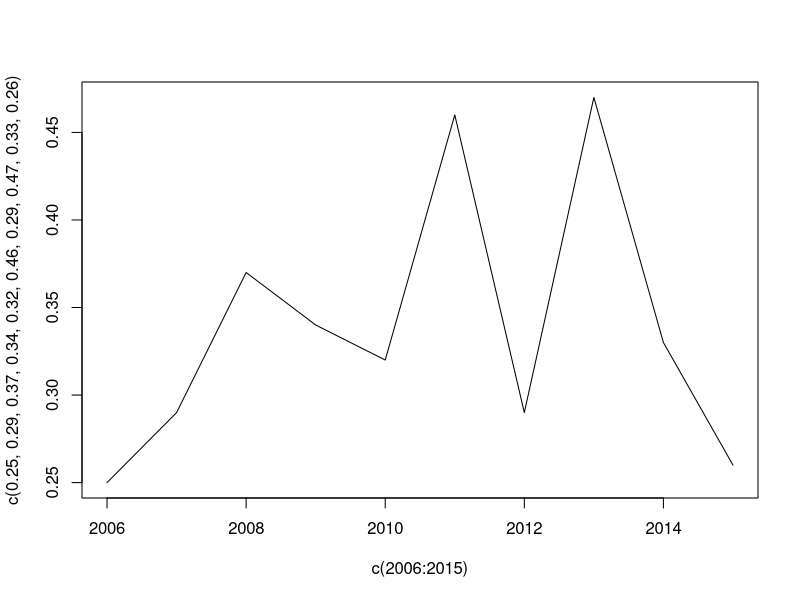

This figure's R source:
init_growth<-function(dl = 1, n_ages = 10, first3ages = 1:3, first3lengths = c(15, 25, 32), Linf_est = 70, ageclassesvisible = TRUE){
    
      recl_firstguess <-
      recl_bounds <-
      recl_sd_firstguess <-
      recl_sd_bounds <-
      Linf_firstguess <-
      Linf_bounds <-
      k_firstguess <-
      k_bounds <-
      bbin_firstguess <-
      bbin_bounds <-
      mat_l50_firstguess<-
      mat_l50_bounds<-
        #make sure these do not return Inf
        #maturity
        1/(1+exp(-0.001*10000*(c(1, 1.5, 1.7, 1.9, 2, 2.3)-1.8)))
      #suitability
      1/(1+exp(-0.1*(seq(1.3,1.55,0.05)-1.4)))
      #vb growth
      (3.2 - 2.5)*(1-exp(-0.001*266*1))
        
    suggestions<-list(rec_length = (first3lengths[1]),
                      rec_age = first3ages[1],
                      Linf
                      )
    
    
    print("Suggested starting values:")
    print(suggestions)
    print("Also remember to set the recruitment step for 1 less than the appearance of recruitment in length distributions.")
    return(suggestions)
}

plot(c(0.25, 0.29, 0.37, 0.34, 0.32, 0.46, 0.29, 0.47, 0.33, 0.26)~c(2006:2015), type = 'l')

plot_init_growth<-function(suggestions){
  
}


